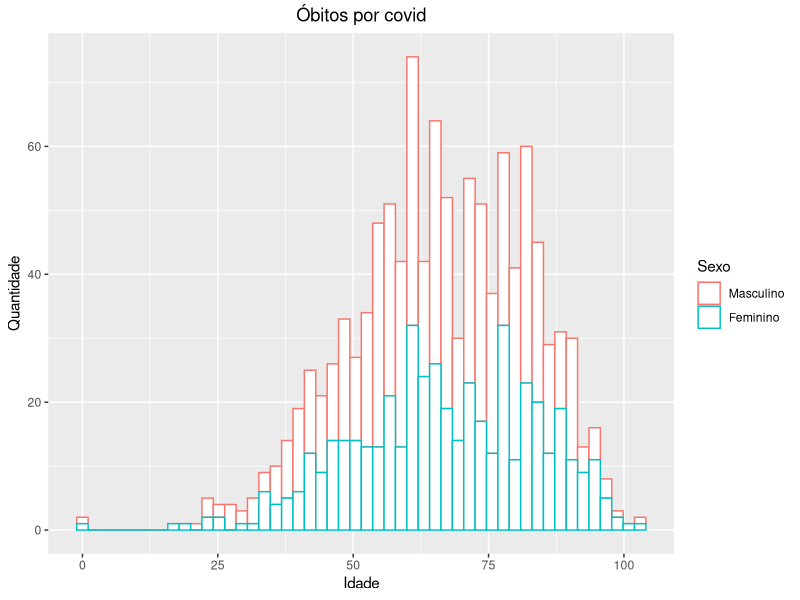
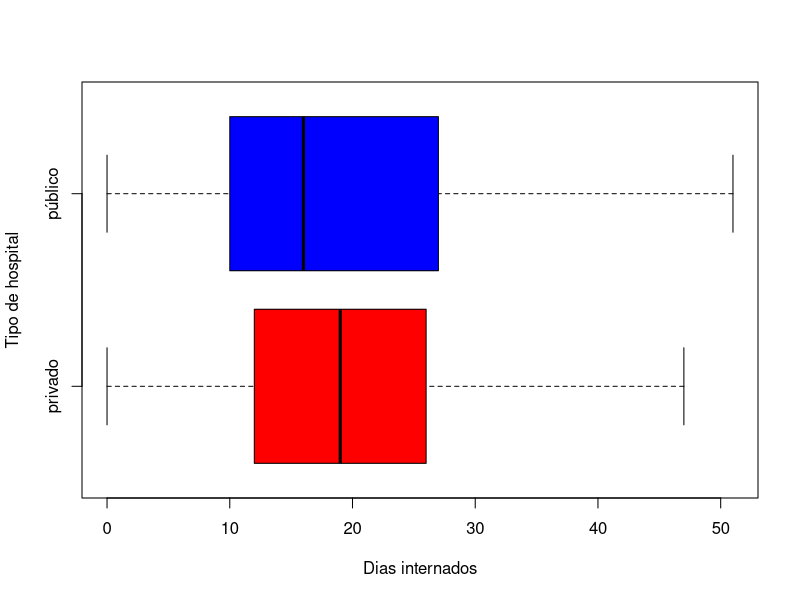
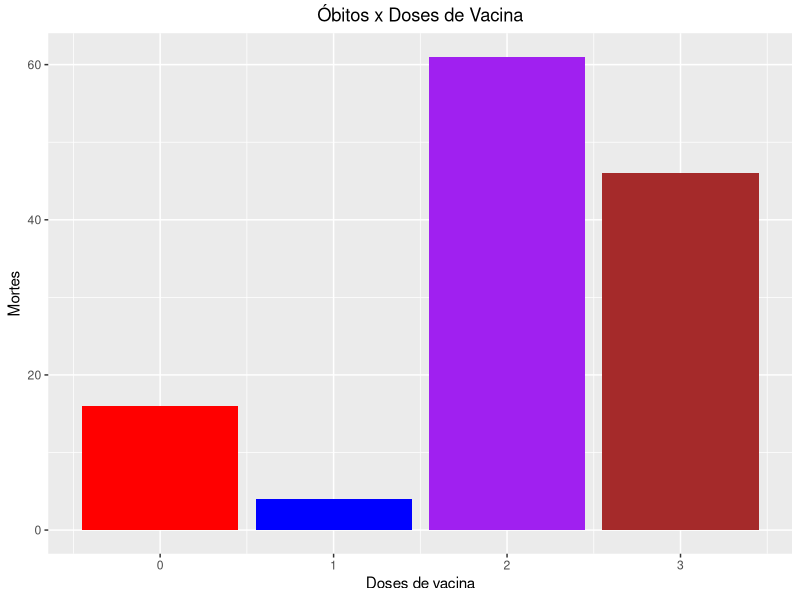
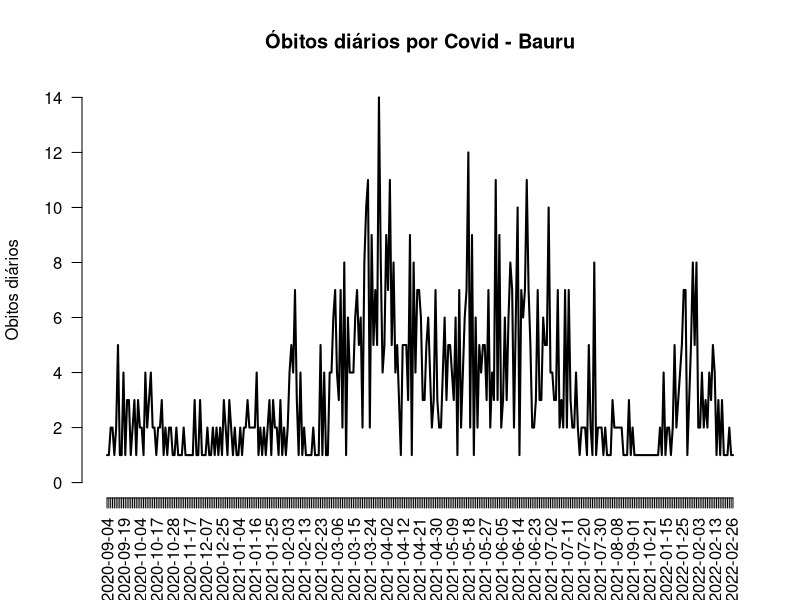
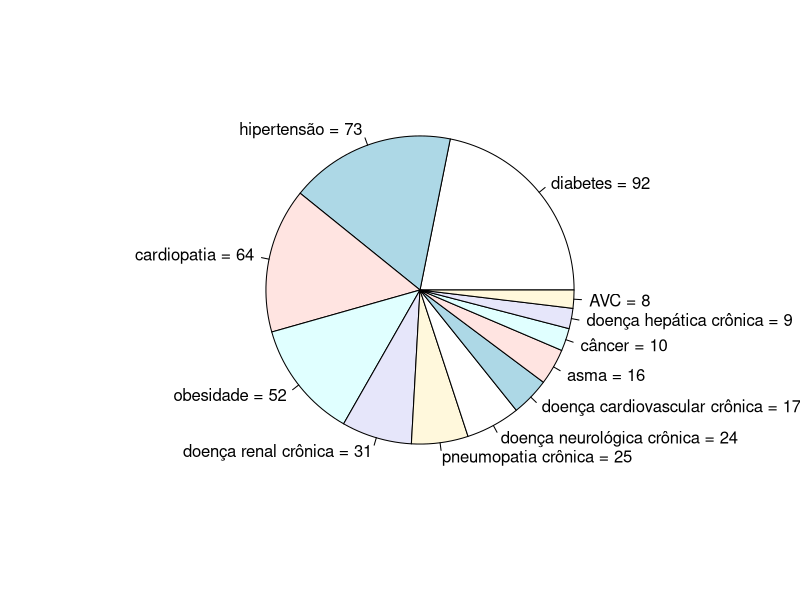

R code for these plots, in order:
library(readxl)
library(ggplot2)
mortes <- read_excel("./Dados/covid_19_bauru_mortes.xlsx", col_types = c("date", "text", "numeric", "date", "text", "text", "date", "numeric"))
mortes$sexo <- factor(mortes$sexo, levels=c("masculino","feminino"), labels =c(0, 1))
#masculino = 0, feminino = 1
ggplot(mortes, aes(x = idade, colour = sexo)) + geom_histogram(bins = 50, fill = "white") + guides(colour = guide_legend(title = "Sexo")) + scale_colour_discrete(labels = c("Masculino", "Feminino")) + ggtitle("Óbitos por covid") + xlab("Idade") + ylab("Quantidade") + theme(plot.title = element_text(hjust = 0.5))
#caso seja necessário transformar em valores numéricos:
#mortes$tipo_hosp <- factor(mortes$tipo_hosp, levels=c("privado", "público"), labels=c(0,1))
#privado = 0, público = 1
mortes$tempo_internacao = as.numeric(difftime(mortes$data_obito , mortes$inicio_sintoma, units=c("days")))
mortes$tempo_internacao[mortes$tempo_internacao < 0] = NA
boxplot(mortes$tempo_internacao ~ mortes$tipo_hosp, col=c("Red", "Blue"), xlab = "Dias internados", ylab = "Tipo de hospital", outline = FALSE, horizontal = TRUE)
ggplot(mortes, aes(x=doses_vacina)) + geom_bar(fill = c("Red", "Blue", "Purple", "Brown")) + ggtitle("Óbitos x Doses de Vacina") + xlab("Doses de vacina") + ylab("Mortes") + theme(plot.title = element_text(hjust = 0.5))

#Apenas para o ano de 2020:
#datas_2020 <- subset(mortes, data_obito >= "2020-01-01" & data_obito < "2021-01-01")
#datas_2020 <- table(datas_2020$data_obito)
#plot(datas_2020, type="l", las = 2, col="blue", ylab = "Obitos diários", main = "Óbitos diárias por Covid - Bauru 2020")

#Apenas para o ano de 2021:
#datas_2021 <- subset(mortes, data_obito >= "2021-01-01" & data_obito < "2022-01-01")
#datas_2021 <- table(datas_2021$data_obito)
#plot(datas_2021, type="l", las = 2, col="red", ylab = "Obitos diários", main = "Óbitos diárias por Covid - Bauru 2021")

#Apenas para o ano de 2022:
#datas_2022 <- subset(mortes, data_obito >= "2022-01-01")
#datas_2022 <- table(datas_2022$data_obito)
#plot(datas_2022, type="l", las = 2, col="brown", ylab = "Obitos diários", main = "Óbitos diárias por Covid - Bauru 2022")

datas <- subset(mortes, data_obito >= "2020-01-01")
datas <- table(datas$data_obito)
plot(datas, type="l", las = 2, col="black", ylab = "Obitos diários", main = "Óbitos diários por Covid - Bauru")

library(stringr)
comorbidades <- data.frame(table(mortes$comorbidade))
comorbidades <- str_split(comorbidades$Var1, " e ")
comorbidades <- unlist(comorbidades)
comorbidades <- trimws(comorbidades, "l")
comorbidades <- trimws(comorbidades, "r")
comorbidades <- data.frame(table(comorbidades))
comorbidades <- comorbidades[with(comorbidades, order(-Freq)), ]
comorbidades <- comorbidades[1:12, ]
pie_labels <- paste0(comorbidades$comorbidades, " = ", comorbidades$Freq)
pie(comorbidades$Freq, labels = pie_labels)

